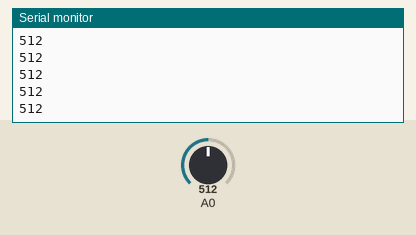
Bench run of a sketch on a simulated Arduino Uno, built with avr-gcc and run on an emulated ATmega328P. Shown: the last lines printed to the serial monitor. The test bench sets the inputs (shaded band); at power-on: A0 = 512.

Above: at 1.2 s.
1.3 s: A0 set to 716
At 1.68 s:
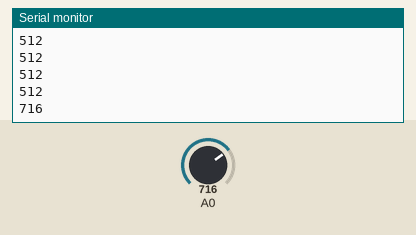
2.8 s: A0 set to 900
At 2.93 s:
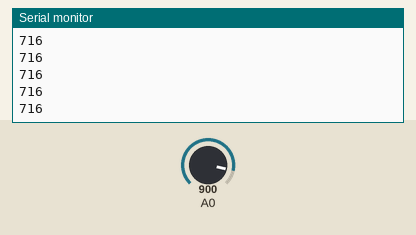
Timing chart, 0 to 5.8 s (numbered marks = the images above; inputs shaded):
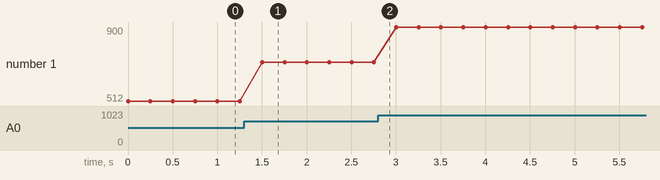

The sketch:

analog_button.ino
```cpp
void setup() {
  Serial.begin(115200);
}

void loop() {
  int k = analogRead(A0);
  Serial.println(k);
  delay(250);
}
```

Measured:
- after the input at 1.3 s, the serial monitor: prints a new line after 0.20 s (image 1)
- plotted number 1: 512 → 716 after the input at 1.3 s, 716 → 900 after the input at 2.8 s
